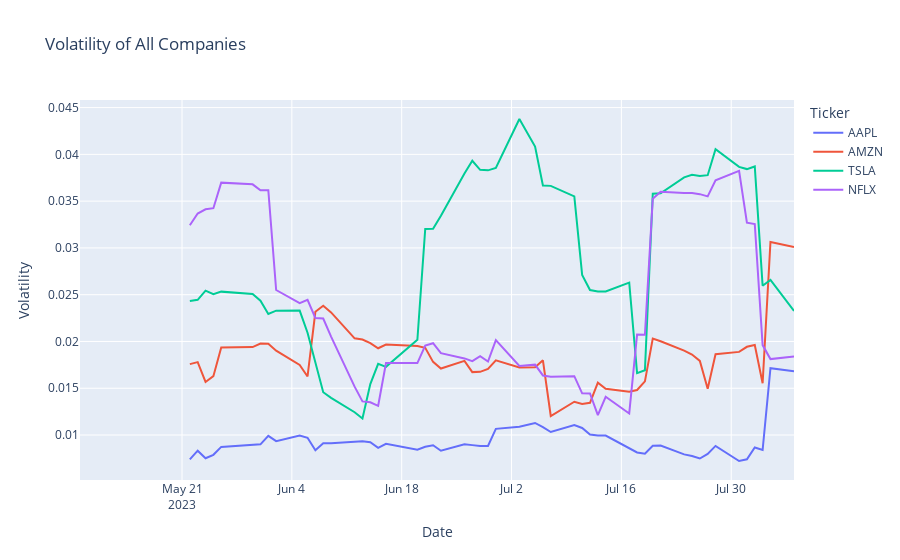

Notebook code for this chart:
### Markdown cell above
- Market volatility is the frequency and magnitude of price movements, up or down. The bigger and more frequent the price swings, the more volatile the market is said to be.

### Code cell
df['Volatility'] = df.groupby('Ticker')['Close'].pct_change().rolling(window=10).std().reset_index(0, drop=True)
fig = px.line(df, x='Date', y='Volatility', 
              color='Ticker', 
              title='Volatility of All Companies')
fig.show()
